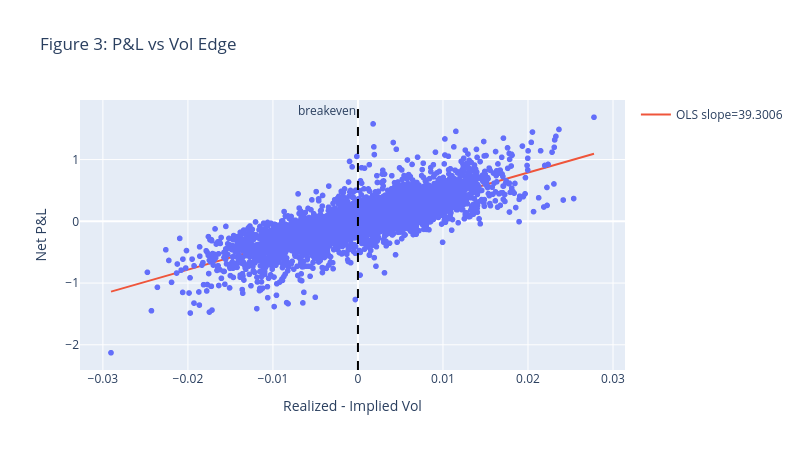

Here is the notebook cell this chart was saved with:
### Markdown cell above
## 10. Figure 3 — Net P&L vs Vol Edge (Realized − Implied)
Scatter and OLS fit of P&L vs (realized − implied) volatility per path.

### Code cell
# Ensure realized vol available
if 'realized_vol' not in res_mc:
    res_mc = simulate_delta_hedge_paths_mc(
        S0=S0, K=K, r=r, sigma_real=sigma_real, sigma_imp=sigma_imp, T=T,
        n_steps=n_steps_default, n_paths=n_paths, seed=GLOBAL_SEED+3, transaction_cost_bps=transaction_cost_bps,
        compute_realized_vol=True
    )

vol_edge = res_mc['realized_vol'] - sigma_imp
pnl = res_mc['pnl']

fig3 = px.scatter(x=vol_edge, y=pnl, labels={'x': 'Realized - Implied Vol', 'y': 'Net P&L'}, title='Figure 3: P&L vs Vol Edge')

# Guarded OLS: if variance is negligible, draw horizontal mean line
if np.std(vol_edge) > 1e-10:
    X = np.vstack([np.ones_like(vol_edge), vol_edge]).T
    beta = np.linalg.lstsq(X, pnl, rcond=None)[0]
    xx = np.linspace(vol_edge.min(), vol_edge.max(), 200)
    fig3.add_trace(go.Scatter(x=xx, y=beta[0] + beta[1]*xx, name=f'OLS slope={beta[1]:.4f}', mode='lines'))
else:
    mean_p = float(np.mean(pnl))
    xx = np.linspace(vol_edge.min(), vol_edge.max(), 2)
    fig3.add_trace(go.Scatter(x=xx, y=[mean_p, mean_p], name='Mean line (no slope)', mode='lines'))

# Breakeven x=0
fig3.add_vline(x=0.0, line_dash='dash', line_color='black', annotation_text='breakeven', annotation_position='top left')
fig3.update_layout(width=800, height=450)
fig3.show()

### Figure 1 — Plotly figure (JSON) as saved in the notebook; plotly's stock layout.template omitted (floating-point values rounded to 4 significant figures; data arrays with more than 128 entries replaced by an {"elided": "..."} marker saying what was removed)
{"data": [{"hovertemplate": "Realized - Implied Vol=%{x}<br>Net P&L=%{y}<extra></extra>", "legendgroup": "", "marker": {"color": "#636efa", "symbol": "circle"}, "mode": "markers", "name": "", "showlegend": false, "type": "scattergl", "x": {"elided": "5000 float values"}, "xaxis": "x", "y": {"elided": "5000 float values"}, "yaxis": "y"}, {"mode": "lines", "name": "OLS slope=39.3006", "type": "scatter", "x": {"elided": "200 float values"}, "y": {"elided": "200 float values"}}], "layout": {"annotations": [{"showarrow": false, "text": "breakeven", "x": 0, "xanchor": "right", "xref": "x", "y": 1, "yanchor": "top", "yref": "y domain"}], "height": 450, "legend": {"tracegroupgap": 0}, "shapes": [{"line": {"color": "black", "dash": "dash"}, "type": "line", "x0": 0, "x1": 0, "xref": "x", "y0": 0, "y1": 1, "yref": "y domain"}], "title": {"text": "Figure 3: P&L vs Vol Edge"}, "width": 800, "xaxis": {"anchor": "y", "domain": [0, 1], "title": {"text": "Realized - Implied Vol"}}, "yaxis": {"anchor": "x", "domain": [0, 1], "title": {"text": "Net P&L"}}}}
